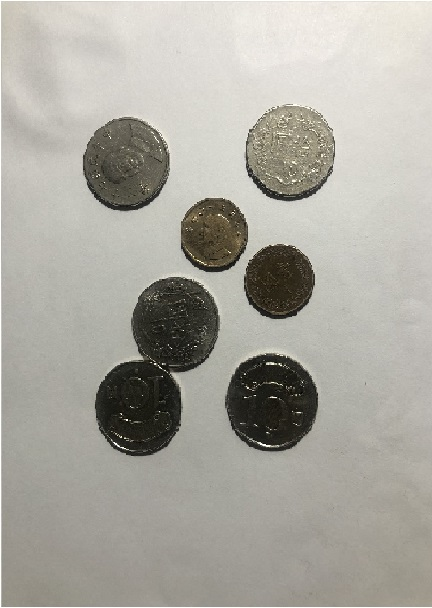
#> input picture Resources/coin.jpg, 432 x 608 px
$ python canny.py
#> lines starting #> are read from the running program, lines starting #| are printed output that depends on the picture; after the words box and inside, x2 and y2 are one past the last pixel; in counts of white or black regions, pixels touching at a corner belong together
import cv2
import numpy as np

img = cv2.imread("Resources/coin.jpg")
#> img is the input picture: shape (608, 432, 3); mean B, G, R 159.8, 168, 170.3

gray = cv2.cvtColor(img, cv2.COLOR_BGR2GRAY)

blurred = cv2.GaussianBlur(gray, (17, 17), 0)
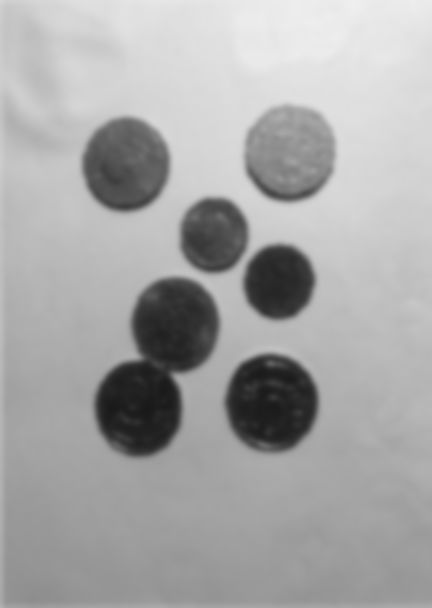
#> blurred: shape (608, 432); min 26, max 239, mean 167.6

canny = cv2.Canny(blurred, 30, 150)
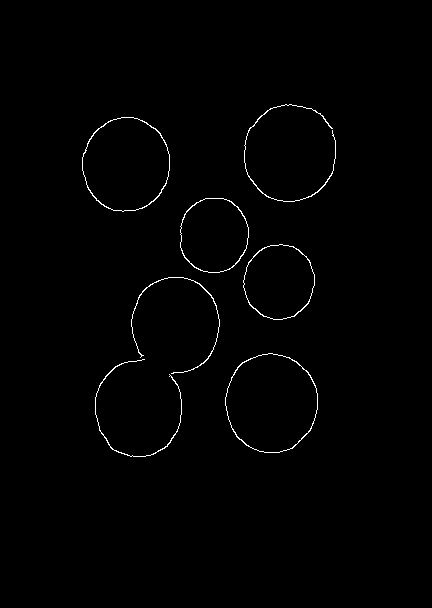
#> canny: shape (608, 432); 0.8% white in thin lines or dots, all inside (x1, y1, x2, y2) = (82, 104, 336, 457)

result = np.hstack([gray, blurred, canny])
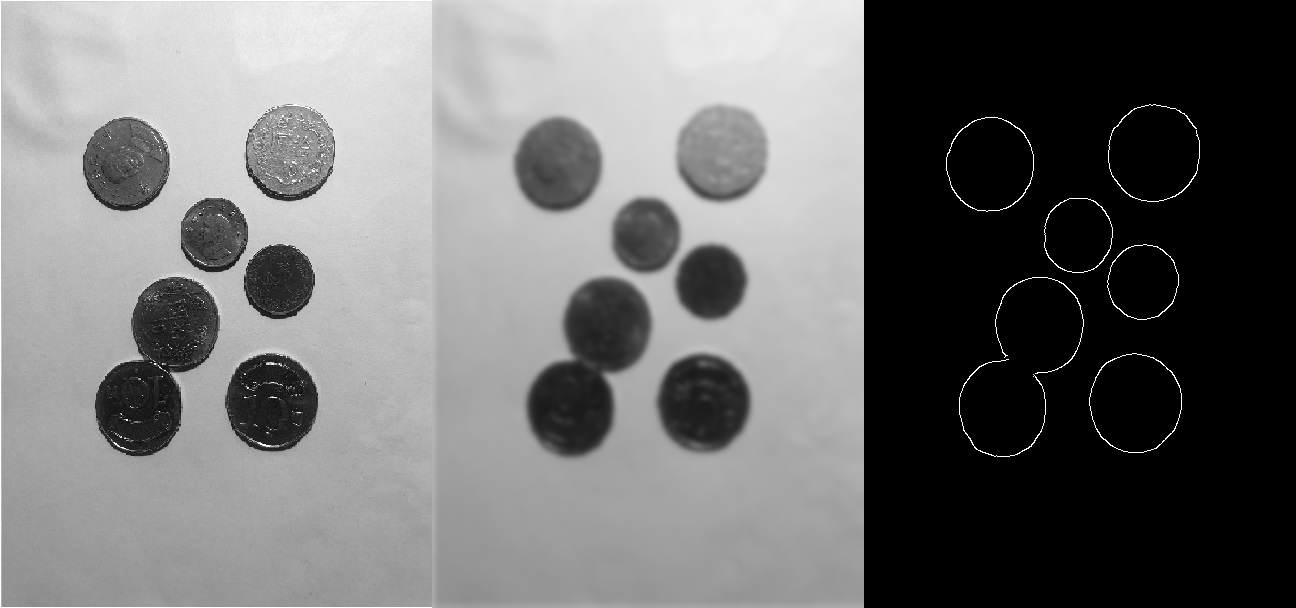
#> result: shape (608, 1296); min 0, max 255, mean 112.4

cv2.imshow("Result:", result)
cv2.waitKey(0)

$ run again, with Resources/Thumbnail.jpg copied over Resources/coin.jpg
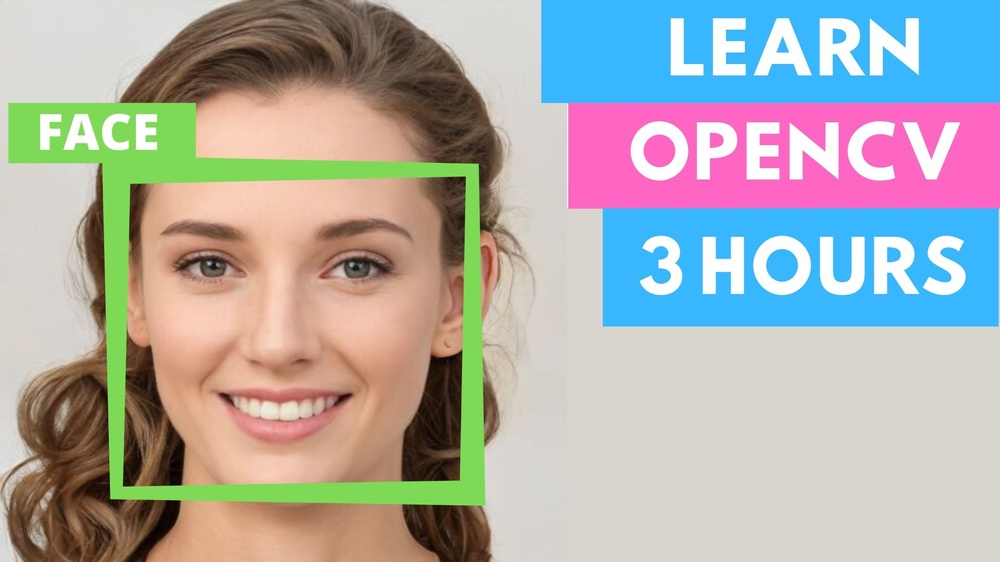
#> input picture Resources/Thumbnail.jpg, 1000 x 562 px, shrunk from 1920 x 1080 before the run
#> img is the input picture: shape (562, 1000, 3); mean B, G, R 170.6, 172.7, 174
#> `canny = cv2.Canny(blurred, 30, 150)`:
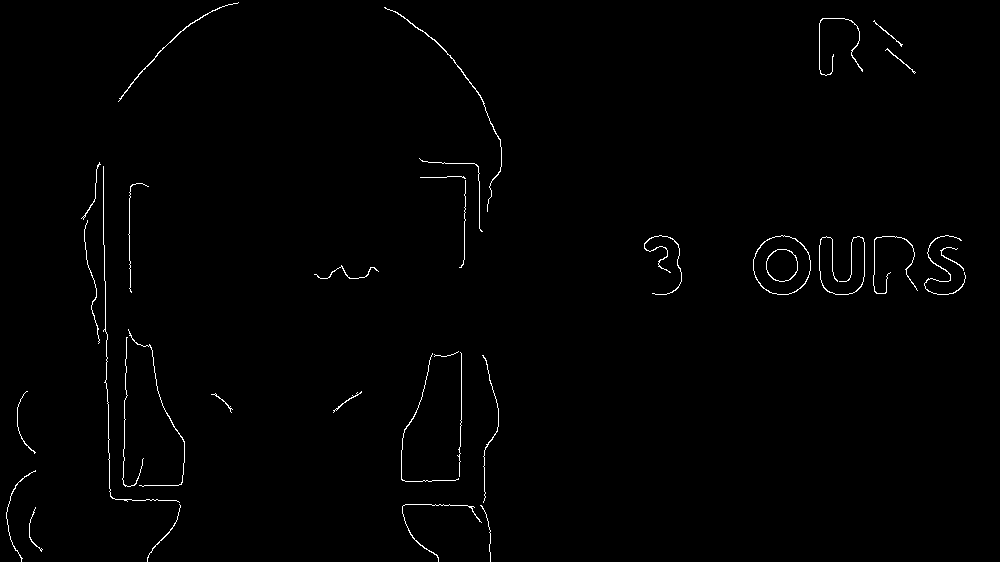
#> canny: shape (562, 1000); 0.85% white in thin lines or dots
#> `result = np.hstack([gray, blurred, canny])`:
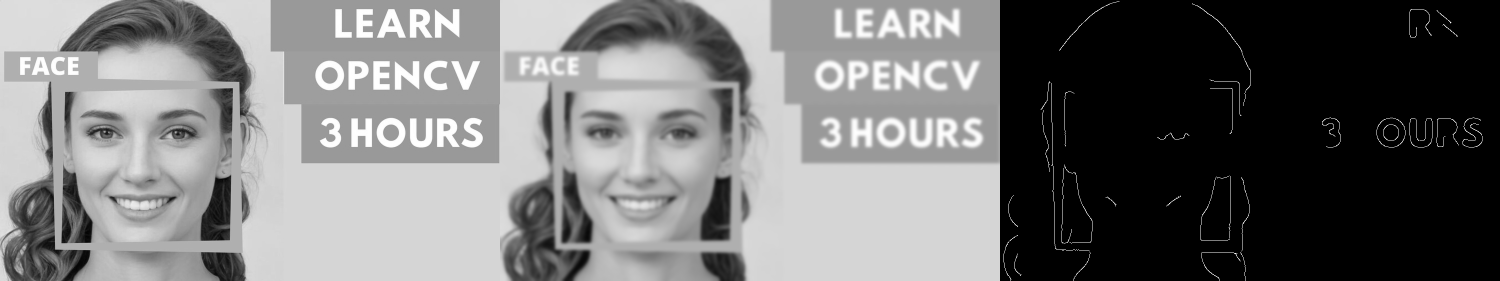
#> result: shape (562, 3000) (shown at 1/2 size); min 0, max 255, mean 116
